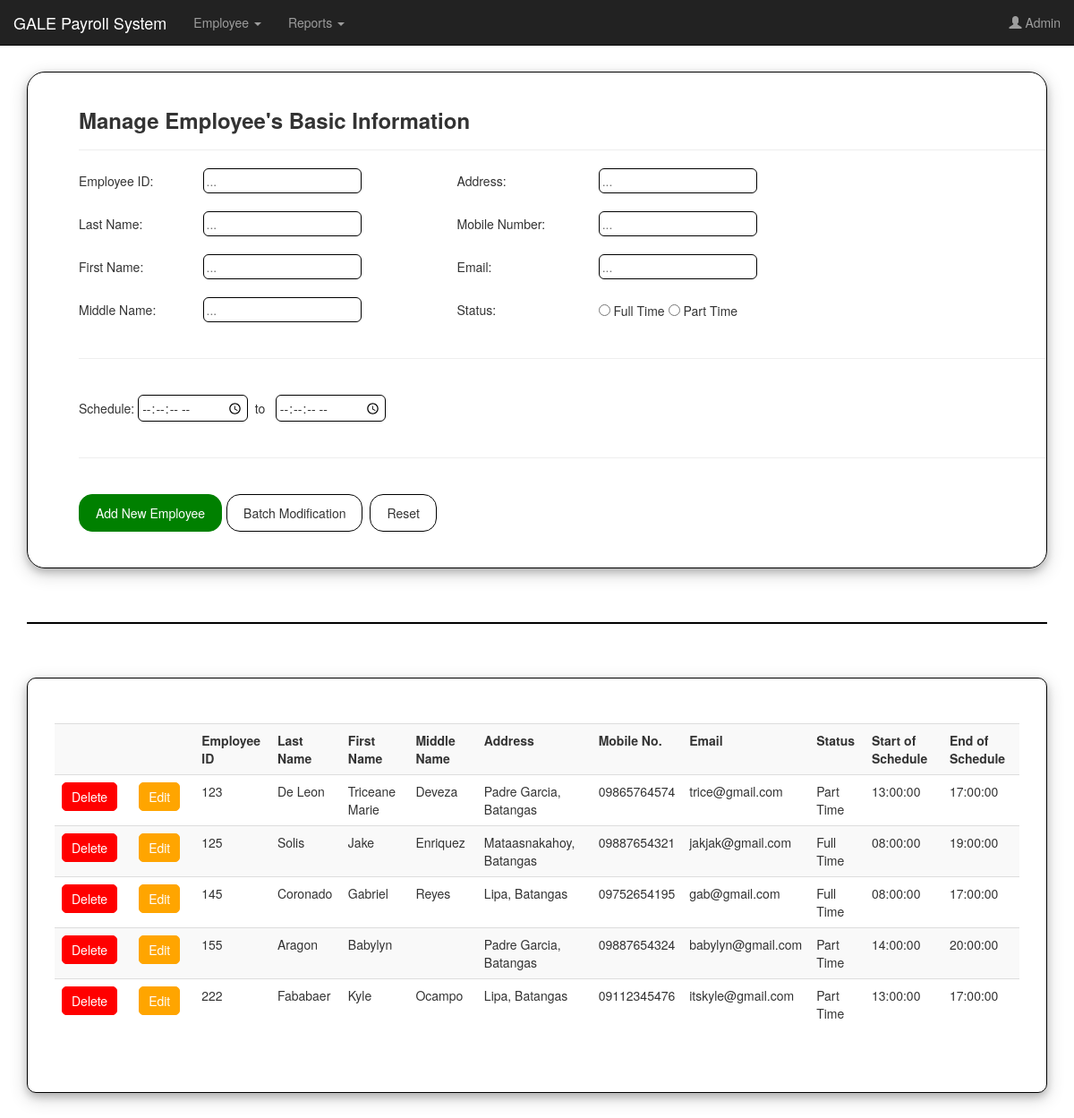
The app's page /employee/employee.php (signed in) with its own data.
### tables this page shows
CREATE TABLE `employeetb` (
  `fld_eid` int(11) NOT NULL,
  `fld_lname` varchar(200) DEFAULT NULL,
  `fld_fname` varchar(200) DEFAULT NULL,
  `fld_mname` varchar(200) DEFAULT NULL,
  `fld_addr` varchar(200) DEFAULT NULL,
  `fld_num` varchar(200) DEFAULT NULL,
  `fld_email` varchar(200) DEFAULT NULL,
  `fld_status` varchar(200) DEFAULT NULL,
  `fld_schedstart` time DEFAULT NULL,
  `fld_schedend` time DEFAULT NULL,
  `fld_name` varchar(200) DEFAULT NULL
);

### employee/employee.php (the view, shortened to what this page needs)
<!DOCTYPE html>
<html lang="en">
<head>
    <?php
        include("../navbar.php");
        include("../connect.php");
    ?>
   <link rel="stylesheet" href="styleemployee.css">
</head>
<body>
    <?php
        $eid = "";
        $lname = "";
        $fname = "";
        $mname = "";
        $addr = "";
        $num = "";
        $email = "";
        $status = "";
        $savebtn = "";
        $schedstart = "";
        $schedend = "";
    ?>
    <div class="container" >
        <br>
    <div class="employee_container">
    <br>
    <h3><b>Manage Employee's Basic Information</b></h3>
    <hr>
            <?php
            if(isset($_GET['txt_eid'])){
                echo "<form action=updateemployee.php method=post>";
                $savebtn = "Update&nbsp;Employee";
            }
            else{
                echo "<form action=saveemployee.php method=post>";
                $savebtn = "Add&nbsp;New&nbsp;Employee";
            }
            ?>
            <table width="80%">
                    <tr>
                        <td>Employee ID: <br><br></td>
                        <td><input type="text" name="txt_eid" value='<?php echo $eid;?>' placeholder="..." pattern="[0-9]+" title="The format for employee ID should only consist numbers." required><br><br></td>
                        <td>Address: <br><br></td>
                        <td><input type="text" name="txt_addr" value='<?php echo $addr;?>' placeholder="..." required><br><br></td>
                    </tr>
                    <tr>
                        <td>Last Name: <br><br></td>
                        <td><input type="text" name="txt_lname" value='<?php echo $lname;?>' placeholder="..." required><br><br></td>
                        <td>Mobile Number: <br><br></td>
                        <td><input type="text" name="txt_num" value='<?php echo $num;?>' placeholder="..." pattern="[0-9]{11}" title="The format for mobile number should only consist 11 digit numbers for example 09112345677." required><br><br></td>
                    </tr>
                    <tr>
                        <td>First Name: <br><br></td>
                        <td><input type="text" name="txt_fname" value='<?php echo $fname;?>' placeholder="..." required><br><br></td>
                        <td>Email: <br><br></td>
                        <td><input type="text" name="txt_email" value='<?php echo $email;?>' placeholder="..."  pattern="[a-zA-Z0-9._%+-]+@[a-zA-Z0-9.-]+\.[a-zA-Z]{2,}" title="The format for email should be any character followed by @ then domain name dot a top level domain for example gale@gmail.com." required><br><br></td>
                    </tr>
                    <tr>
                        <td>Middle Name: <br><br></td>
                        <td><input type="text" name="txt_mname" value='<?php echo $mname;?>' placeholder="..." ><br><br></td>
                        <td>Status: <br><br></td>
                        <td>
                            <input type="radio" name="txt_status" value="Full Time" <?php if($status == 'Full Time'){ echo 'checked'; }  ?> > Full Time
                            <input type="radio" name="txt_status" value="Part Time" <?php if($status == 'Part Time'){ echo 'checked'; } ?> > Part Time<br><br>
                        </td>
                    </tr>
                    </table>
                    <hr>
                    <br>
                    <table width="100%">
                        <tr>
                            <td>
                            Schedule: <input type="time" name="txt_schedstart" step="1" value='<?php echo $schedstart;?>' placeholder="start" required>&nbsp; to &nbsp; <input type="time" name="txt_schedend" step="1" value='<?php echo $schedend;?>' placeholder="end" required>
                            </td>
                        </tr>
                    </table>
                    <br>
                    <hr>
                    <br>
                    <table>
                    <tr>
                        <td><input type="submit" value=<?php echo $savebtn; ?> style="margin-right: 5px;" class="addbtn"></td>
                </form>
                    <td><input type="button" value="Batch Modification" onclick="displayBatch()" class="resetbtn"></td>
                    <form action=employee.php>
                     <td><input type="submit" value="Reset" class="resetbtn"></td>
                     </form>
                    <br><br>
                    </div>
                    <br><br>
                <hr style="border:1px solid black;">
                <br><br>
                <div class="etable_container">
                    <br>
                <table class="table table-striped">
                <tr>
                <th></th><th></th> <th>Employee ID</th> <th>Last Name</th> <th>First Name</th> <th>Middle Name</th> <th>Address</th> <th>Mobile No.</th> <th>Email</th> <th>Status</th> <th>Start of Schedule</th> <th>End of Schedule</th>
                </tr>
                <?php
                    $result = $conn->query("select * from employeetb");
                    while($row=$result->fetch_assoc()){
                    echo "<tr>
                        <td><a id=delete onclick=ask($row[fld_eid])><input type=submit class=delbtn value=Delete></a></td>
                        <td><a href=employee.php?txt_eid=$row[fld_eid]><input type=submit class=edtbtn value=Edit></a></td>
                        <td>$row[fld_eid]</td>
                        <td> $row[fld_lname] </td>
                        <td> $row[fld_fname] </td>
                        <td> $row[fld_mname] </td>
                        <td> $row[fld_addr] </td>
                        <td> $row[fld_num] </td>
                        <td> $row[fld_email] </td>
                        <td> $row[fld_status] </td>
                        <td> $row[fld_schedstart] </td>
                        <td> $row[fld_schedend] </td>
                    </tr>";
                }
                ?>
                </table>
                <br>
                </div>
                <br><br>
    </div>
</body>
</html>

### employee/styleemployee.css (style rules this page uses)
.employee_container { border: 1px solid black; padding-left: 5%; border-radius: 20px; box-shadow: 0 4px 8px 0 rgba(0, 0, 0, 0.2), 0 6px 20px 0 rgba(0, 0, 0, 0.19); }
.etable_container { border: 1px solid black; padding: 30px; border-radius: 10px; box-shadow: 0 4px 8px 0 rgba(0, 0, 0, 0.2), 0 6px 20px 0 rgba(0, 0, 0, 0.19); overflow: auto; }
.addbtn { border: 1px solid green; background-color: green; color: white; border-radius: 15px; padding: 10px 18px; margin-right: 8px; }
.resetbtn { border: 1px solid black; background-color: white; border-radius: 15px; padding: 10px 18px; margin-right: 8px; }
.delbtn { border: 1px solid red; background-color: red; color: white; border-radius: 5px; padding: 5px 10px; margin-right: 8px; }
.edtbtn { border: 1px solid orange; background-color: orange; color: white; border-radius: 5px; padding: 5px 10px; margin-right: 8px; }
input { border: 1px solid black; border-radius: 6px; padding: 3px; }

### records on screen
employeetb: fld_eid "123", fld_lname "De Leon", fld_fname "Triceane Marie", fld_mname "Deveza", fld_addr "Padre Garcia, Batangas", fld_num "09865764574", fld_email "trice@gmail.com", fld_status "Part Time", fld_schedstart "13:00:00", fld_schedend "17:00:00"
employeetb: fld_eid "125", fld_lname "Solis", fld_fname "Jake", fld_mname "Enriquez", fld_addr "Mataasnakahoy, Batangas", fld_num "09887654321", fld_email "jakjak@gmail.com", fld_status "Full Time", fld_schedstart "08:00:00", fld_schedend "19:00:00"
employeetb: fld_eid "145", fld_lname "Coronado", fld_fname "Gabriel", fld_mname "Reyes", fld_addr "Lipa, Batangas", fld_num "09752654195", fld_email "gab@gmail.com", fld_status "Full Time", fld_schedstart "08:00:00", fld_schedend "17:00:00"
employeetb: fld_eid "155", fld_lname "Aragon", fld_fname "Babylyn", fld_addr "Padre Garcia, Batangas", fld_num "09887654324", fld_email "babylyn@gmail.com", fld_status "Part Time", fld_schedstart "14:00:00", fld_schedend "20:00:00"
employeetb: fld_eid "222", fld_lname "Fababaer", fld_fname "Kyle", fld_mname "Ocampo", fld_addr "Lipa, Batangas", fld_num "09112345476", fld_email "itskyle@gmail.com", fld_status "Part Time", fld_schedstart "13:00:00", fld_schedend "17:00:00"
